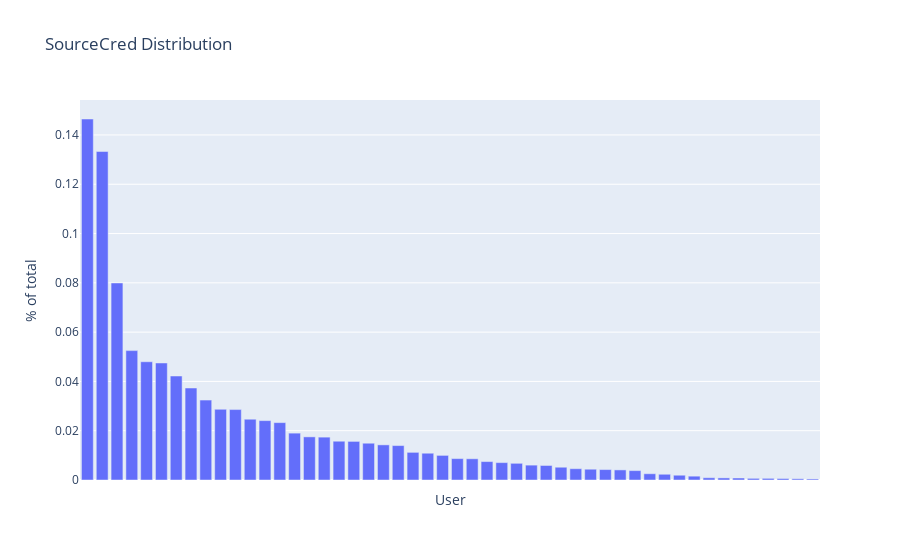

The notebook cell saved with this chart:
### Markdown cell above
### SourceCred token Distribution

Next we can see the distribution made by the SourceCred algorithm.

### Code cell
sc_distribution = processed_sourcecred[['IDENTITY', 'PERCENTAGE']].sort_values(by=['PERCENTAGE'], ascending=False)

fig_sc_distribution = px.bar(sc_distribution, x='IDENTITY', y='PERCENTAGE', labels={"IDENTITY": "User","PERCENTAGE": "% of total"}, title="SourceCred Distribution")
fig_sc_distribution.update_xaxes(showticklabels=False)

fig_sc_distribution.show()
